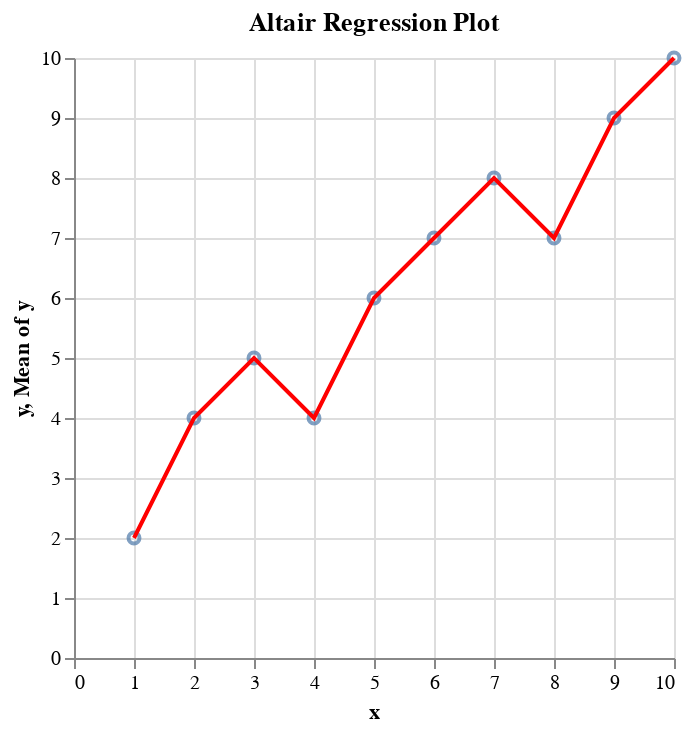

Here is the notebook cell this chart was saved with:
### Code cell
import altair as alt
import pandas as pd

# Create sample data
df = pd.DataFrame({
    'x': [1, 2, 3, 4, 5, 6, 7, 8, 9, 10],
    'y': [2, 4, 5, 4, 6, 7, 8, 7, 9, 10]
})

# Create scatter plot with regression line
chart = alt.Chart(df).mark_point(opacity=0.7).encode(
    x='x',
    y='y'
) + alt.Chart(df).mark_line(color='red').encode(
    x='x',
    y=alt.Y('y', aggregate='mean')
)

chart.properties(title='Altair Regression Plot')

### Figure 1 — Vega-Lite specification as saved in the notebook (floating-point values rounded to 4 significant figures)
{"config": {"view": {"continuousWidth": 300, "continuousHeight": 300}}, "layer": [{"mark": {"type": "point", "opacity": 0.7}, "encoding": {"x": {"field": "x", "type": "quantitative"}, "y": {"field": "y", "type": "quantitative"}}}, {"mark": {"type": "line", "color": "red"}, "encoding": {"x": {"field": "x", "type": "quantitative"}, "y": {"aggregate": "mean", "field": "y", "type": "quantitative"}}}], "data": {"name": "data-641915ef224314e134d486f9ac1955e7"}, "title": "Altair Regression Plot", "$schema": "https://vega.github.io/schema/vega-lite/v5.20.1.json", "datasets": {"data-641915ef224314e134d486f9ac1955e7": [{"x": 1, "y": 2}, {"x": 2, "y": 4}, {"x": 3, "y": 5}, {"x": 4, "y": 4}, {"x": 5, "y": 6}, {"x": 6, "y": 7}, {"x": 7, "y": 8}, {"x": 8, "y": 7}, {"x": 9, "y": 9}, {"x": 10, "y": 10}]}}
